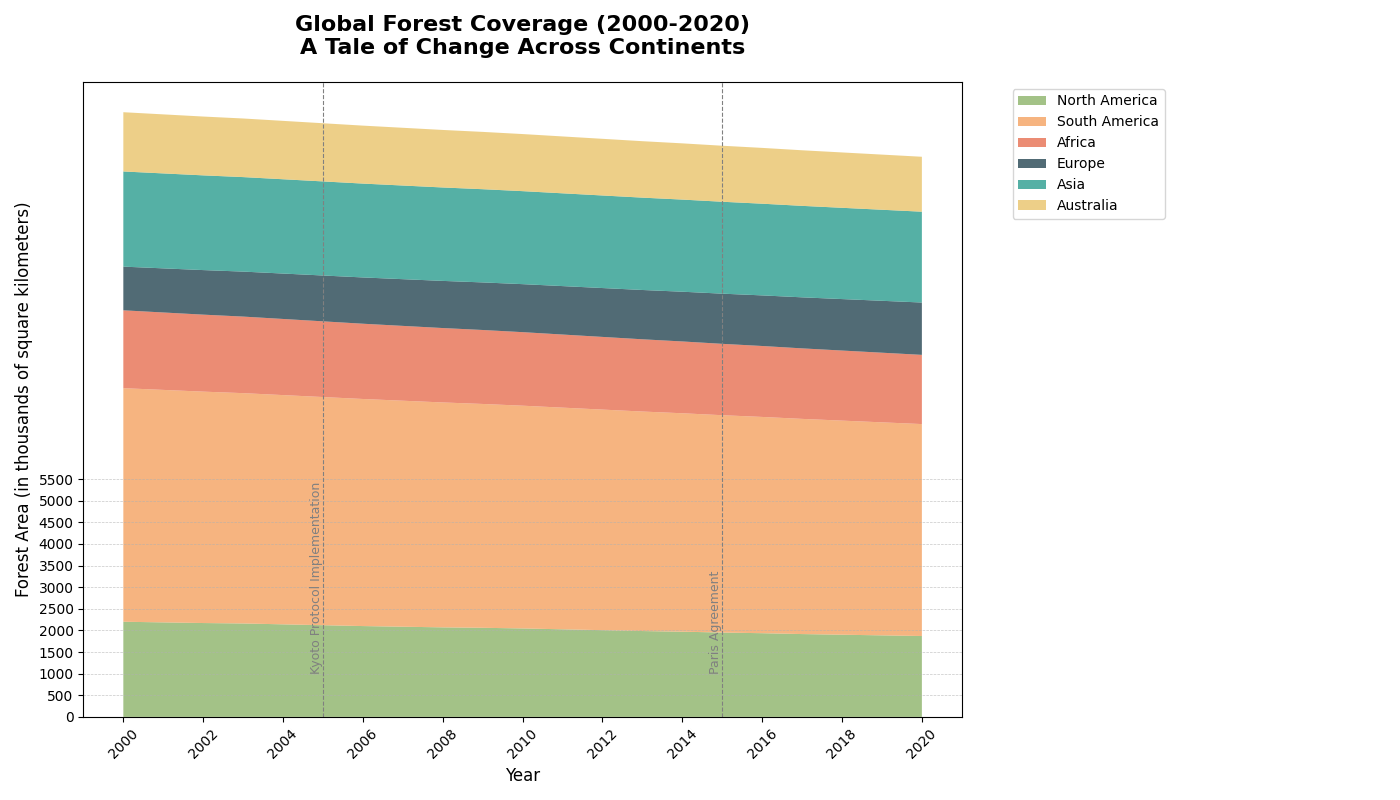

Write the Python code that produced this figure.
import matplotlib.pyplot as plt
import numpy as np

# Define the years for the x-axis
years = np.arange(2000, 2021)

# Data representation for forest coverage (in thousands of square kilometers) in various regions
north_america = np.array([2200, 2185, 2170, 2160, 2140, 2120, 2100, 2085, 2070, 2060, 2045, 2025, 
                          2005, 1985, 1970, 1950, 1935, 1915, 1900, 1885, 1870])
south_america = np.array([5400, 5375, 5350, 5325, 5300, 5275, 5250, 5225, 5200, 5175, 5150, 5125, 
                          5100, 5075, 5050, 5025, 5000, 4975, 4950, 4925, 4900])
africa = np.array([1800, 1790, 1780, 1770, 1760, 1750, 1740, 1730, 1720, 1710, 1700, 1690, 1680, 
                   1670, 1660, 1650, 1640, 1630, 1620, 1610, 1600])
europe = np.array([1010, 1020, 1030, 1040, 1050, 1060, 1070, 1080, 1090, 1100, 1110, 1120, 1130, 
                   1140, 1150, 1160, 1170, 1180, 1190, 1200, 1210])
asia = np.array([2200, 2195, 2190, 2185, 2180, 2175, 2170, 2165, 2160, 2155, 2150, 2145, 2140,
                 2135, 2130, 2125, 2120, 2115, 2110, 2105, 2100])
australia = np.array([1370, 1365, 1360, 1355, 1350, 1345, 1340, 1335, 1330, 1325, 1320, 1315, 
                      1310, 1305, 1300, 1295, 1290, 1285, 1280, 1275, 1270])

# Stack data for the area plot
regions = np.row_stack((north_america, south_america, africa, europe, asia, australia))

# Create the area chart
fig, ax = plt.subplots(figsize=(14, 8))

# Define colors for each region
colors = ['#8CB369', '#F4A261', '#E76F51', '#264653', '#2A9D8F', '#E9C46A']

# Plot the stacked area chart
ax.stackplot(years, regions, labels=['North America', 'South America', 'Africa', 'Europe', 'Asia', 'Australia'], colors=colors, alpha=0.8)

# Add a title and labels
ax.set_title('Global Forest Coverage (2000-2020)\nA Tale of Change Across Continents', fontsize=16, fontweight='bold', pad=20)
ax.set_xlabel('Year', fontsize=12)
ax.set_ylabel('Forest Area (in thousands of square kilometers)', fontsize=12)

# Customize ticks and grid
ax.set_xticks(np.arange(2000, 2021, 2))
ax.set_yticks(np.arange(0, 5501, 500))
ax.yaxis.grid(True, linestyle='--', linewidth=0.5, alpha=0.7)

# Add a legend outside the plot
ax.legend(loc='upper left', fontsize=10, bbox_to_anchor=(1.05, 1))

# Highlight significant environmental events related to forest conservation
highlight_years = {2005: "Kyoto Protocol Implementation", 2015: "Paris Agreement"}
for year, event in highlight_years.items():
    ax.axvline(x=year, color='grey', linestyle='--', linewidth=0.8)
    ax.text(year, 1000, event, rotation=90, verticalalignment='bottom', horizontalalignment='right', color='grey', fontsize=9)

# Rotate x-axis labels for better visibility
plt.xticks(rotation=45)

# Adjust layout to accommodate legends and labels
plt.tight_layout(rect=[0, 0, 0.85, 1])

# Display the plot
plt.show()
